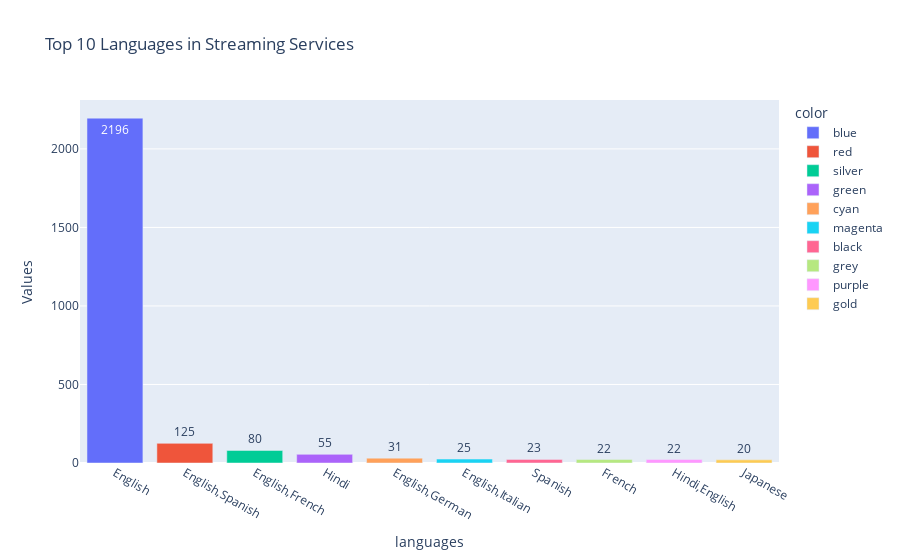

The notebook cell saved with this chart:
### Code cell
language=ott['Language'].value_counts().head(10)
colors=["blue","red","silver","green","cyan","magenta","black","grey","purple","gold"]
fig = px.bar(x=language.index,
             y=language.values,
             color=colors,title="Top 10 Languages in Streaming Services",
             text=language.values,
             height=600)
fig.update_xaxes(title_text="languages")
fig.update_yaxes(title_text="Values")
#fig.update_layout(title_text="Top 10 Languages in Streaming Services")
pio.show(fig)

### Figure 1 — Plotly figure (JSON) as saved in the notebook; plotly's stock layout.template omitted (floating-point values rounded to 4 significant figures)
{"data": [{"alignmentgroup": "True", "hovertemplate": "color=blue<br>x=%{x}<br>y=%{y}<br>text=%{text}<extra></extra>", "legendgroup": "blue", "marker": {"color": "#636efa", "pattern": {"shape": ""}}, "name": "blue", "offsetgroup": "blue", "orientation": "v", "showlegend": true, "text": [2196], "textposition": "auto", "type": "bar", "x": ["English"], "xaxis": "x", "y": [2196], "yaxis": "y"}, {"alignmentgroup": "True", "hovertemplate": "color=red<br>x=%{x}<br>y=%{y}<br>text=%{text}<extra></extra>", "legendgroup": "red", "marker": {"color": "#EF553B", "pattern": {"shape": ""}}, "name": "red", "offsetgroup": "red", "orientation": "v", "showlegend": true, "text": [125], "textposition": "auto", "type": "bar", "x": ["English,Spanish"], "xaxis": "x", "y": [125], "yaxis": "y"}, {"alignmentgroup": "True", "hovertemplate": "color=silver<br>x=%{x}<br>y=%{y}<br>text=%{text}<extra></extra>", "legendgroup": "silver", "marker": {"color": "#00cc96", "pattern": {"shape": ""}}, "name": "silver", "offsetgroup": "silver", "orientation": "v", "showlegend": true, "text": [80], "textposition": "auto", "type": "bar", "x": ["English,French"], "xaxis": "x", "y": [80], "yaxis": "y"}, {"alignmentgroup": "True", "hovertemplate": "color=green<br>x=%{x}<br>y=%{y}<br>text=%{text}<extra></extra>", "legendgroup": "green", "marker": {"color": "#ab63fa", "pattern": {"shape": ""}}, "name": "green", "offsetgroup": "green", "orientation": "v", "showlegend": true, "text": [55], "textposition": "auto", "type": "bar", "x": ["Hindi"], "xaxis": "x", "y": [55], "yaxis": "y"}, {"alignmentgroup": "True", "hovertemplate": "color=cyan<br>x=%{x}<br>y=%{y}<br>text=%{text}<extra></extra>", "legendgroup": "cyan", "marker": {"color": "#FFA15A", "pattern": {"shape": ""}}, "name": "cyan", "offsetgroup": "cyan", "orientation": "v", "showlegend": true, "text": [31], "textposition": "auto", "type": "bar", "x": ["English,German"], "xaxis": "x", "y": [31], "yaxis": "y"}, {"alignmentgroup": "True", "hovertemplate": "color=magenta<br>x=%{x}<br>y=%{y}<br>text=%{text}<extra></extra>", "legendgroup": "magenta", "marker": {"color": "#19d3f3", "pattern": {"shape": ""}}, "name": "magenta", "offsetgroup": "magenta", "orientation": "v", "showlegend": true, "text": [25], "textposition": "auto", "type": "bar", "x": ["English,Italian"], "xaxis": "x", "y": [25], "yaxis": "y"}, {"alignmentgroup": "True", "hovertemplate": "color=black<br>x=%{x}<br>y=%{y}<br>text=%{text}<extra></extra>", "legendgroup": "black", "marker": {"color": "#FF6692", "pattern": {"shape": ""}}, "name": "black", "offsetgroup": "black", "orientation": "v", "showlegend": true, "text": [23], "textposition": "auto", "type": "bar", "x": ["Spanish"], "xaxis": "x", "y": [23], "yaxis": "y"}, {"alignmentgroup": "True", "hovertemplate": "color=grey<br>x=%{x}<br>y=%{y}<br>text=%{text}<extra></extra>", "legendgroup": "grey", "marker": {"color": "#B6E880", "pattern": {"shape": ""}}, "name": "grey", "offsetgroup": "grey", "orientation": "v", "showlegend": true, "text": [22], "textposition": "auto", "type": "bar", "x": ["French"], "xaxis": "x", "y": [22], "yaxis": "y"}, {"alignmentgroup": "True", "hovertemplate": "color=purple<br>x=%{x}<br>y=%{y}<br>text=%{text}<extra></extra>", "legendgroup": "purple", "marker": {"color": "#FF97FF", "pattern": {"shape": ""}}, "name": "purple", "offsetgroup": "purple", "orientation": "v", "showlegend": true, "text": [22], "textposition": "auto", "type": "bar", "x": ["Hindi,English"], "xaxis": "x", "y": [22], "yaxis": "y"}, {"alignmentgroup": "True", "hovertemplate": "color=gold<br>x=%{x}<br>y=%{y}<br>text=%{text}<extra></extra>", "legendgroup": "gold", "marker": {"color": "#FECB52", "pattern": {"shape": ""}}, "name": "gold", "offsetgroup": "gold", "orientation": "v", "showlegend": true, "text": [20], "textposition": "auto", "type": "bar", "x": ["Japanese"], "xaxis": "x", "y": [20], "yaxis": "y"}], "layout": {"autosize": true, "barmode": "relative", "legend": {"title": {"text": "color"}, "tracegroupgap": 0}, "title": {"text": "Top 10 Languages in Streaming Services"}, "xaxis": {"anchor": "y", "autorange": true, "domain": [0, 1], "range": [-0.5, 9.5], "title": {"text": "languages"}, "type": "category"}, "yaxis": {"anchor": "x", "autorange": true, "domain": [0, 1], "range": [0, 2312.0], "title": {"text": "Values"}, "type": "linear"}}}
